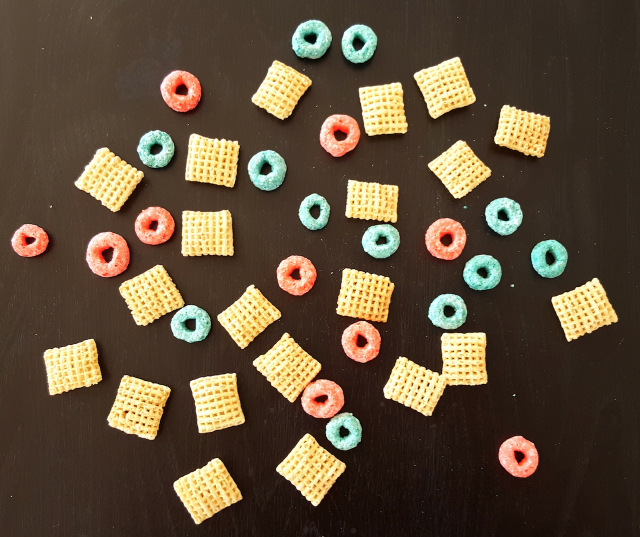
#> input picture data/breakfast2.png, 1280 x 1074 px, found by its file name (shown at 1/2 size)
$ python task2.py
#> lines starting #> are read from the running program, lines starting #| are printed output that depends on the picture; after the words box and inside, x2 and y2 are one past the last pixel; in counts of white or black regions, pixels touching at a corner belong together
# Modified from source
# # Source - Adam Czajka, Jin Huang, September 2019

import cv2
import numpy as np
from skimage import measure
from sys import platform as sys_pf
import warnings
warnings.filterwarnings("ignore")

if sys_pf == 'darwin':
    import matplotlib
    matplotlib.use("TKAgg")
import matplotlib.pyplot as plt
plt.plot()

# Read the image into grayscale
sample = cv2.imread('data/breakfast2.png')
#> sample is the input picture: shape (1074, 1280, 3); mean B, G, R 58, 78.5, 95

sample_small = cv2.resize(sample, (640, 480))
cv2.imshow('Original image',sample_small)
cv2.waitKey(0)
cv2.destroyAllWindows()

# Convert the original image to HSV
# and take H channel for further calculations
sample_hsv = cv2.cvtColor(sample, cv2.COLOR_BGR2HSV)
#> sample_hsv: shape (1074, 1280, 3); mean H, S, V 16.7, 113.9, 96.9
sample_h = sample_hsv[:, :, 0]

# Show the H channel of the image
sample_small = cv2.resize(sample_h, (640, 480))
#> sample_small: shape (480, 640)
cv2.imshow('H channel of the image',sample_small)
cv2.imwrite('output/task2/h-channel.png', sample_small)
cv2.waitKey(0)
cv2.destroyAllWindows()

# Convert the original image to grayscale
sample_grey = cv2.cvtColor(sample, cv2.COLOR_BGR2GRAY)

# Show the grey scale image
sample_small = cv2.resize(sample_grey, (640, 480))
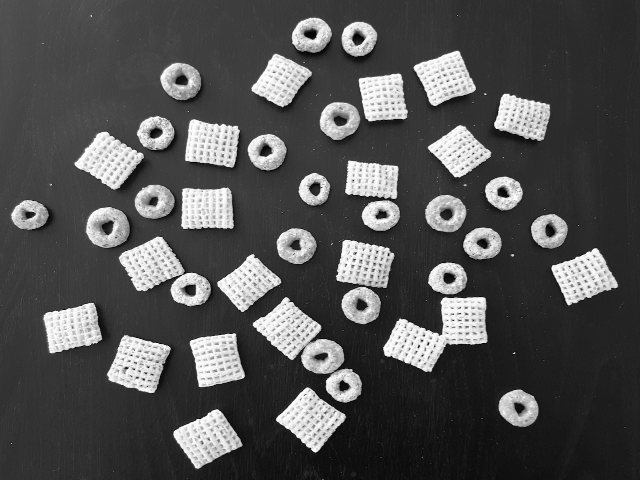
#> sample_small: shape (480, 640); min 0, max 255, mean 81
cv2.imshow('Grey scale image',sample_small)
cv2.imwrite('output/task2/greyscale.png', sample_small)
cv2.waitKey(0)
cv2.destroyAllWindows()

# Binarize the image using Otsu's method
ret1, binary_image = cv2.threshold(sample_grey, 0, 255, cv2.THRESH_BINARY+cv2.THRESH_OTSU)
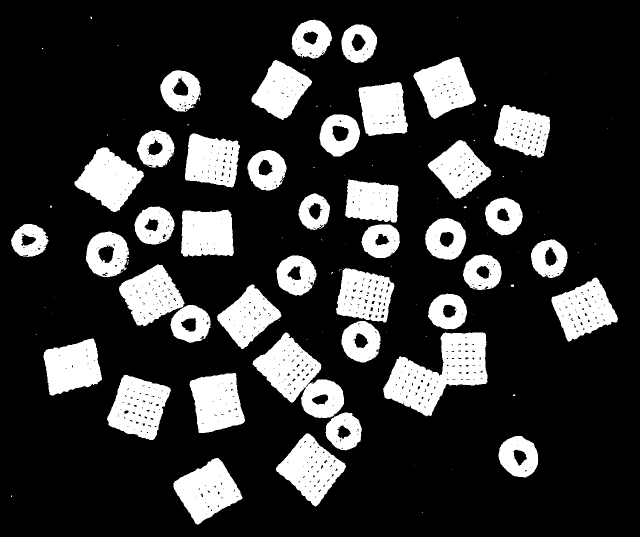
#> binary_image: shape (1074, 1280) (shown at 1/2 size); 20.4% white; 117 white regions (74 under 20 px), largest, box (x1, y1, x2, y2) and area: (766, 665, 975, 833) 17703, (505, 665, 688, 836) 14388, (214, 750, 342, 880) 10548
#> ret1 = 130

sample_small = cv2.resize(binary_image, (640, 480))
cv2.imshow('Image after Otsu''s thresholding',sample_small)
cv2.imwrite('output/task2/threshold.png', sample_small)
cv2.waitKey(0)
cv2.destroyAllWindows()


im_floodfill = binary_image.copy()
h, w = binary_image.shape[ : 2]
#> h = 1074; w = 1280
mask = np.zeros((h + 2, w + 2), np.uint8)
cv2.floodFill(im_floodfill, mask, (0, 0), 255)
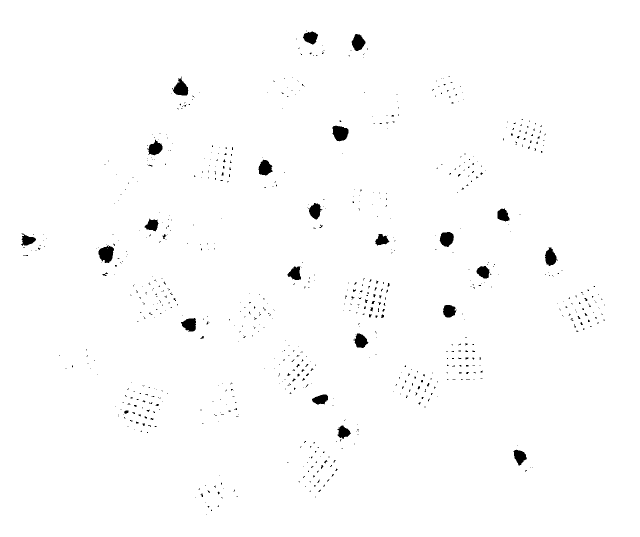
#> im_floodfill: shape (1074, 1280) (shown at 1/2 size); 98.8% white; 791 black regions (748 under 20 px), largest, box (x1, y1, x2, y2) and area: (197, 491, 228, 526) 766, (665, 251, 697, 283) 764, (346, 153, 377, 191) 679
im_floodfill_inv = cv2.bitwise_not(im_floodfill)
binary_image = binary_image | im_floodfill_inv #bitwise OR operatio
#> binary_image: shape (1074, 1280); 21.6% white; 116 white regions (73 under 20 px), largest, box (x1, y1, x2, y2) and area: (766, 665, 975, 833) 18234, (505, 665, 688, 836) 15132, (214, 750, 342, 880) 10914


# *** It's a good place to apply morphological opening, closing and erosion
kernel = np.ones((5, 5),np.uint8)
sample_res = cv2.erode(binary_image, kernel, iterations=5)
#> sample_res: shape (1074, 1280); 10.7% white; 43 white regions
sample_res = cv2.morphologyEx(sample_res, cv2.MORPH_CLOSE, kernel, iterations=4)


sample_small = cv2.resize(sample_res, (640, 480))
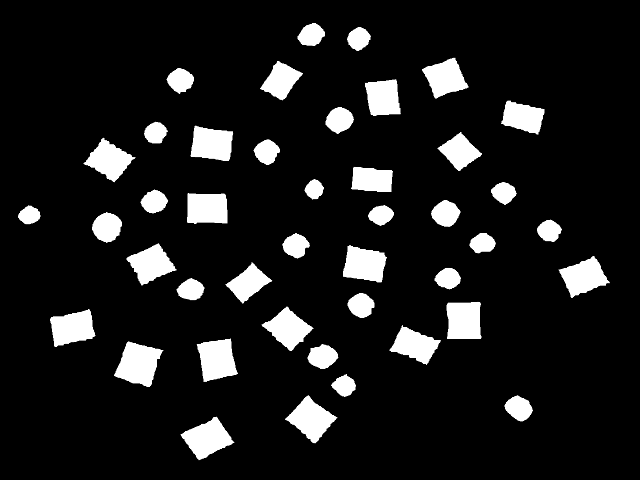
#> sample_small: shape (480, 640); min 0, max 255, mean 27.4
cv2.imshow('Image after morphological transformation',sample_small)
cv2.imwrite('output/task2/morphological.png', sample_small)
cv2.waitKey(0)
cv2.destroyAllWindows()


# Find connected pixels and compose them into objects
labels = measure.label(sample_res)
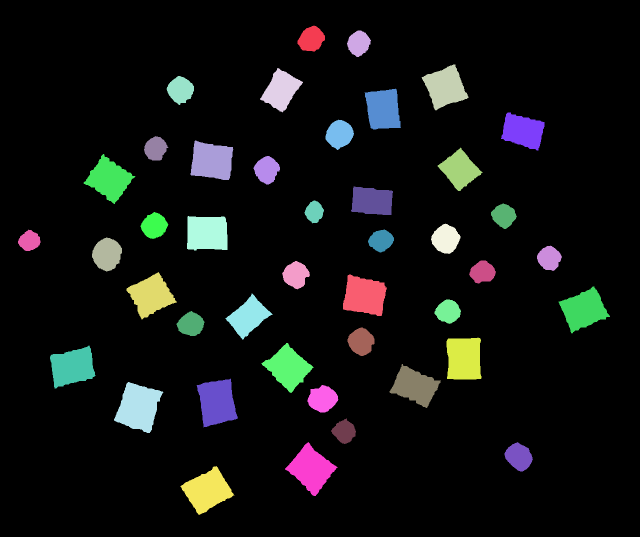
#> labels: shape (1074, 1280) int64 (shown at 1/2 size); 44 distinct labels, from 0 to 43; one colour per label, 0 black

# Calculate features for each object;
# For task3, since we want to differentiate
# between circular and oval shapes, the major and minor axes may help; we
# will use also the centroid to annotate the final result
properties = measure.regionprops(labels, sample_h)
#> properties = 43 regions; largest, box (x1, y1, x2, y2) and area: (228, 764, 327, 866) 6273, (393, 757, 476, 855) 5631, (361, 932, 469, 1030) 5582, (570, 884, 675, 992) 5477, (893, 675, 963, 759) 5371


# *** Calculate features for each object:
# - some geometrical feature 1 (dimension 1)
# - some intensity/color-based feature 2 (dimension 2)
features = np.zeros((len(properties), 2))
#> features = 43 pairs, first value 0 to 0, second value 0 to 0


for i in range(0, len(properties)):
    features[i, 0] = properties[i].perimeter
    features[i, 1] = properties[i].intensity_mean
#> this loop made 43 passes
#> after the loop, features = 43 pairs, first value 133.8 to 342.9, second value 11.52 to 80.27


# Show our objects in the feature space
plt.plot(features[:, 0],features[:, 1], 'ro')
plt.xlabel('Feature 1: Perimeter')
plt.ylabel('Feature 2: Intensity')
plt.savefig('output/task2/feature-space.png')
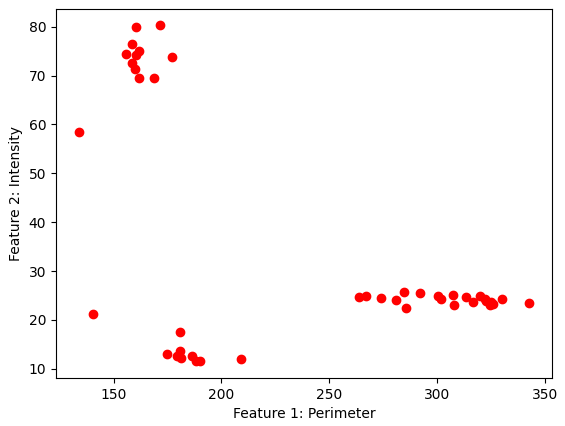
#> figure drawn by matplotlib, 1 panel
plt.show()


# *** Choose the thresholds for your features
thrF1 = 250
thrF2 = 40


# *** It's time to classify, count and display the objects
squares = 0
blue_circles = 0
red_circles = 0

fig, ax = plt.subplots()
ax.imshow(cv2.cvtColor(sample, cv2.COLOR_BGR2RGB))

for i in range(0, len(properties)):
    if (features[i, 0] > thrF1 and features[i, 1] < thrF2):
       squares = squares + 1
       ax.plot(np.round(properties[i].centroid[1]), np.round(properties[i].centroid[0]), '.g', markersize=15)

    if (features[i, 0] < thrF1 and features[i, 1] < thrF2):
       blue_circles = blue_circles + 1
       ax.plot(np.round(properties[i].centroid[1]), np.round(properties[i].centroid[0]), '.b', markersize=15)

    if (features[i, 0] < thrF1 and features[i, 1] > thrF2):
       red_circles = red_circles + 1
       ax.plot(np.round(properties[i].centroid[1]), np.round(properties[i].centroid[0]), '.r', markersize=15)
#> after the loop, blue_circles = 10; red_circles = 12; squares = 21

plt.savefig('output/task2/result.png')
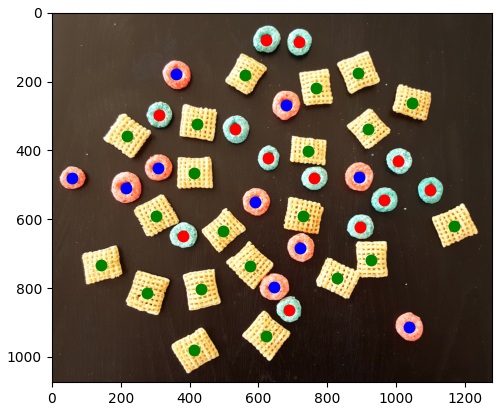
#> figure drawn by matplotlib, 1 panel
plt.show()


# That's all! Let's display the result:
print("I found %d squares, %d blue donuts, and %d red donuts." % (squares, blue_circles, red_circles))
#| I found 21 squares, 10 blue donuts, and 12 red donuts.

$ run again, with data/breakfast1.png copied over data/breakfast2.png
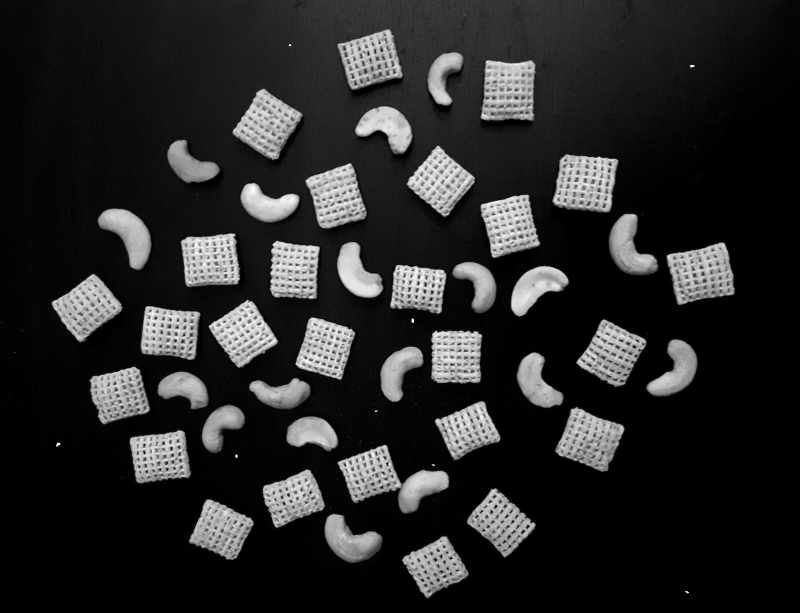
#> input picture data/breakfast1.png, 1600 x 1225 px, found by its file name (shown at 1/2 size)
#> sample is the input picture: shape (1225, 1600, 3); mean B, G, R 39.7, 39.7, 39.7
#> sample_hsv: shape (1225, 1600, 3); mean H, S, V 0, 0, 39.7
#> `ret1, binary_image = cv2.threshold(sample_grey, 0, 255, cv2.THRESH_BIN..`:
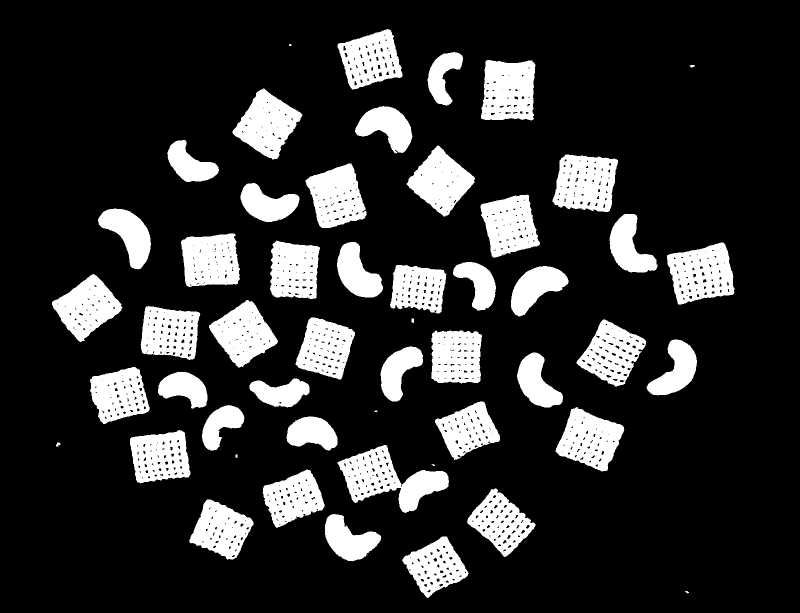
#> binary_image: shape (1225, 1600) (shown at 1/2 size); 17.8% white; 52 white regions (4 under 20 px), largest, box (x1, y1, x2, y2) and area: (675, 890, 898, 1026) 13358, (1105, 309, 1236, 424) 11494, (1334, 485, 1469, 609) 11450
#> ret1 = 92
#> im_floodfill: shape (1225, 1600); 99.4% white; black in thin lines or dots, all inside (x1, y1, x2, y2) = (115, 69, 1459, 1185)
#> sample_res: shape (1225, 1600); 9.2% white; 46 white regions (2 under 20 px)
#> labels: shape (1225, 1600) int64; 47 distinct labels, from 0 to 46
#> properties = 46 regions; largest, box (x1, y1, x2, y2) and area: (1120, 321, 1222, 413) 7458, (1346, 499, 1456, 594) 7357, (974, 133, 1059, 230) 7159, (375, 479, 468, 562) 6541, (293, 624, 386, 706) 6155
#> `features = np.zeros((len(properties), 2))`: features = 46 pairs, first value 0 to 0, second value 0 to 0
#> the loop `for i in range(0, len(properties)):` made 46 passes
#> after the loop `for i in range(0, len(properties)):`: features = 46 pairs, first value 0 to 365.2, second value 0 to 0.0241
#> after the loop `for i in range(0, len(properties)):`: blue_circles = 12; red_circles = 0; squares = 34
#> `plt.savefig('output/task2/result.png')`:
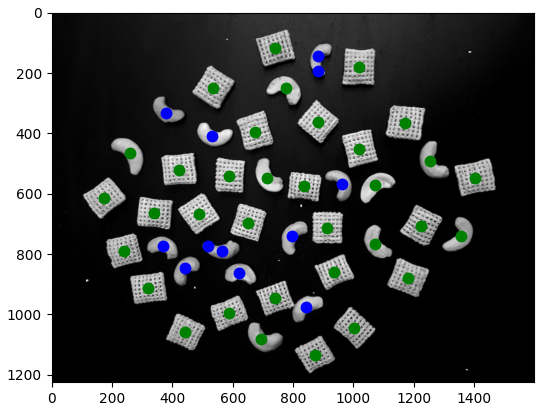
#> figure drawn by matplotlib, 1 panel
#| I found 34 squares, 12 blue donuts, and 0 red donuts.
